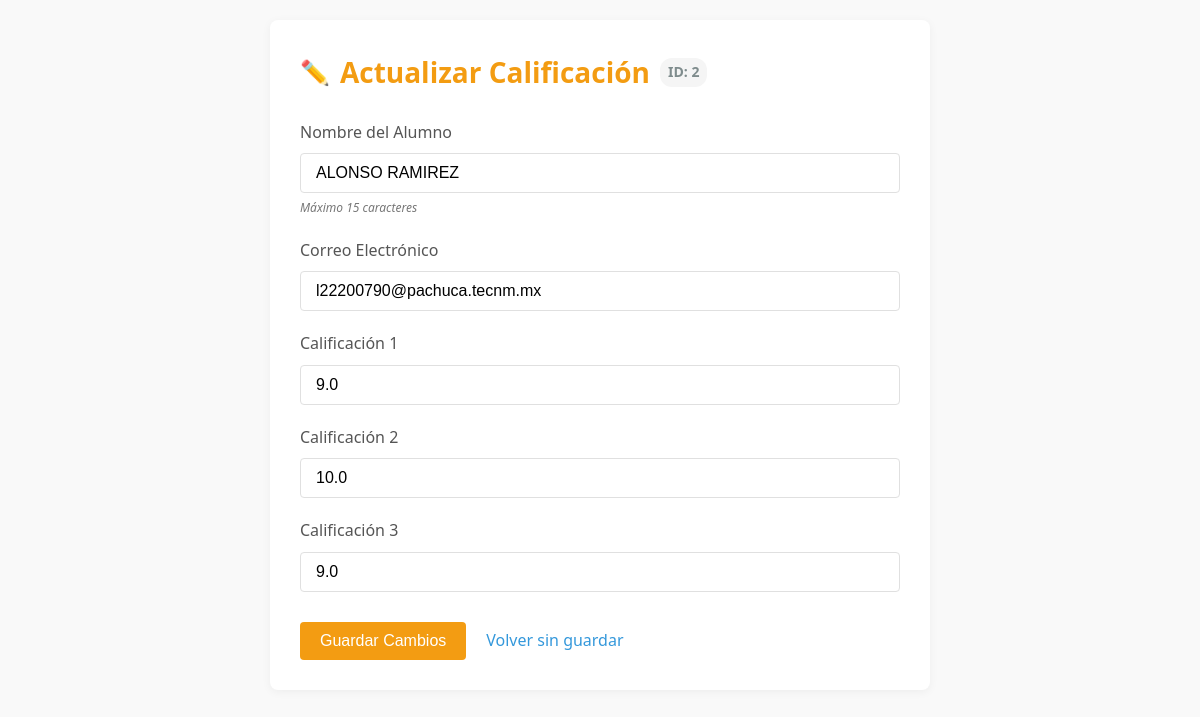
/actualizar/2, run on the app's committed database.
### tables this page shows
CREATE TABLE calificacion (
        id INTEGER PRIMARY KEY AUTOINCREMENT,
        nombre TEXT NOT NULL,
        correo_electronico TEXT NOT NULL,
        calificacion1 REAL NOT NULL,
        calificacion2 REAL NOT NULL,
        calificacion3 REAL NOT NULL,
        promedio REAL NOT NULL
    );

### appa.py (the view, shortened to what this page needs)
@app.route('/actualizar/<int:id>', methods=('GET', 'POST'))
def actualizar(id):
    conn = get_db_connection()
    calificacion = conn.execute('SELECT * FROM calificacion WHERE id = ?', (id,)).fetchone()
    conn.close()
    return render_template('actualizar.html', calificacion=calificacion)

### appa.py (called while the page is built)
def get_db_connection():
    conn = sqlite3.connect('bd-alumno.db')
    conn.row_factory = sqlite3.Row
    return conn

### templates/actualizar.html (shortened to what this page needs)
<!DOCTYPE html>
<html lang="es">
<head>
</head>
<body>
    <div class="container">
        <h1>Actualizar Calificación <span class="id-badge">ID: {{ calificacion.id }}</span></h1>
        <form method="post">
            <div class="form-group">
                <label for="nombre">Nombre del Alumno</label>
                <input type="text" id="nombre" name="nombre" value="{{ calificacion.nombre }}"
                       required placeholder="Nombre completo" maxlength="15">
                <div class="input-hint">Máximo 15 caracteres</div>
            </div>
            <div class="form-group">
                <label for="correo">Correo Electrónico</label>
                <input type="email" id="correo" name="correo" value="{{ calificacion.correo_electronico }}"
                       required placeholder="correo@ejemplo.com">
            </div>
            <div class="form-group">
                <label for="cal1">Calificación 1</label>
                <input type="number" id="cal1" name="cal1" value="{{ calificacion.calificacion1 }}"
                       required placeholder="0.0" min="0" max="10" step="0.1">
            </div>
            <div class="form-group">
                <label for="cal2">Calificación 2</label>
                <input type="number" id="cal2" name="cal2" value="{{ calificacion.calificacion2 }}"
                       required placeholder="0.0" min="0" max="10" step="0.1">
            </div>
            <div class="form-group">
                <label for="cal3">Calificación 3</label>
                <input type="number" id="cal3" name="cal3" value="{{ calificacion.calificacion3 }}"
                       required placeholder="0.0" min="0" max="10" step="0.1">
            </div>
            <div class="actions">
                <input type="submit" value="Guardar Cambios" class="btn">
                <a href="/" class="footer-link">Volver sin guardar</a>
            </div>
        </form>
    </div>
</body>
</html>

### templates/actualizar.html (style rules this page uses)
:root { --primary-color: #3498db; --secondary-color: #2980b9; --text-color: #333; --light-gray: #f5f5f5; --border-color: #e0e0e0; --success-color: #27ae60; --warning-color: #f39c12; --danger-color: #e74c3c; }
body { font-family: 'Segoe UI', Roboto, 'Helvetica Neue', sans-serif; line-height: 1.6; color: var(--text-color); background-color: #f9f9f9; margin: 0; padding: 20px; }
.container { max-width: 600px; margin: 0 auto; background: white; padding: 30px; border-radius: 8px; box-shadow: 0 2px 10px rgba(0, 0, 0, 0.05); }
h1 { color: var(--warning-color); margin-top: 0; margin-bottom: 25px; font-weight: 600; font-size: 28px; display: flex; align-items: center; }
h1:before { content: "✏️"; margin-right: 10px; font-size: 24px; }
.form-group { margin-bottom: 20px; }
label { display: block; margin-bottom: 8px; font-weight: 500; color: #555; }
input[type="text"], input[type="number"], input[type="email"] { width: 100%; padding: 10px 15px; border: 1px solid var(--border-color); border-radius: 4px; font-size: 16px; transition: all 0.3s; box-sizing: border-box; }
.btn { display: inline-block; padding: 10px 20px; background-color: var(--warning-color); color: white; text-decoration: none; border-radius: 4px; font-weight: 500; transition: all 0.3s; border: none; cursor: pointer; font-size: 16px; }
.actions { margin-top: 30px; display: flex; align-items: center; }
.footer-link { margin-left: 20px; color: var(--primary-color); text-decoration: none; transition: all 0.3s; }
.id-badge { display: inline-block; background-color: var(--light-gray); padding: 3px 8px; border-radius: 12px; font-size: 14px; margin-left: 10px; color: #7f8c8d; }
.input-hint { font-size: 12px; color: #777; margin-top: 5px; font-style: italic; }

### data on the page
calificacion: id "2", nombre "ALONSO RAMIREZ", correo "l22200790@pachuca.tecnm.mx", cal1 "9.0", cal2 "10.0", cal3 "9.0"
